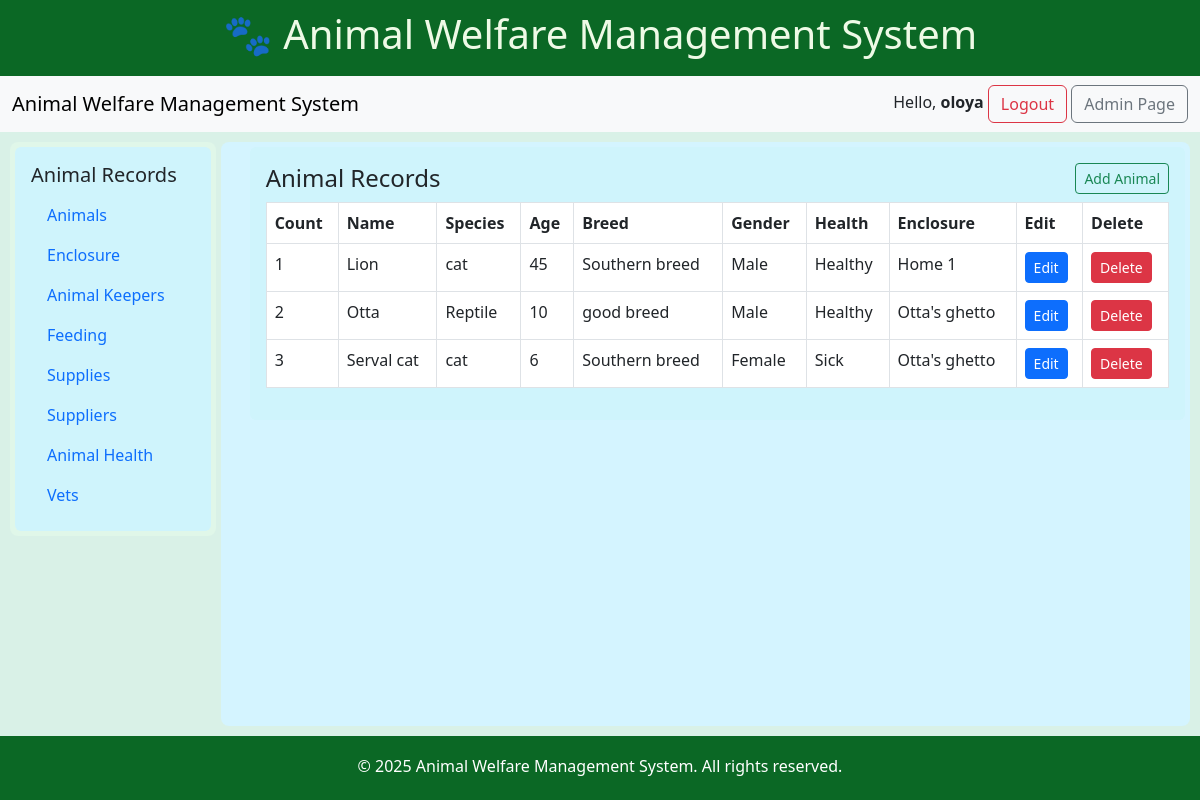
Page /animal_list/ (signed in) on the committed database.
### zoo/models.py (models this page shows, shortened)
class Animal(models.Model):
    name = models.CharField(max_length=100)
    family = models.CharField(max_length=100)
    breed = models.CharField(max_length=100)
    age = models.IntegerField()
    gender = models.CharField(max_length=10, choices=[('Male', 'Male'), ('Female', 'Female')])
    health_status = models.CharField(max_length=100, choices=[('Healthy', 'Healthy'), ('Sick', 'Sick')])
    enclosure = models.ForeignKey('Enclosure', on_delete=models.CASCADE)
    arrival_date = models.DateField()
    date_added = models.DateTimeField(auto_now_add=True)
    class Meta:
        ordering = ['name']

class Enclosure(models.Model):
    name = models.CharField(max_length=100)
    type = models.CharField(max_length=100)
    location = models.CharField(max_length=100)
    description = models.TextField(null=True, blank=True)
    capacity = models.IntegerField()
    curent_occupancy = models.IntegerField(default=0)
    date_added = models.DateTimeField(auto_now_add=True)
    def __str__(self):
        return self.name

### zoo/views.py (the view)
# urls.py: path('animal_list/', views.AnimalListView.as_view(), name='animal_list'),
class AnimalListView(LoginRequiredMixin, View):
    login_url = 'login'  # redirect URL for unauthenticated users
    def get(self, request):
        animals = Animal.objects.all()
        return render(request, 'animal/animal_list.html', {'animals': animals})

### zoo/templates/animal/animal_list.html (shortened to what this page needs)
{% extends "base.html" %}
{% load static %}
{% block content %}
    <div class="content-area flex-grow-1 ms-4 p-3 bg-info-subtle rounded">
        <h4 class="d-flex justify-content-between align-items-center">
            Animal Records
            <a href="{% url 'add_animals' %}" class="btn btn-outline-success btn-sm">Add Animal</a>
        </h4>
        <table class="table table-bordered">
            <thead>
                <tr>
                    <th>Count</th><th>Name</th><th>Species</th><th>Age</th><th>Breed</th>
                    <th>Gender</th><th>Health</th><th>Enclosure</th><th>Edit</th><th>Delete</th>
                </tr>
            </thead>
            <tbody>
                {% for animal in animals %}
                <tr>
                    <td>{{ forloop.counter }}</td>
                    <td>{{ animal.name }}</td>
                    <td>{{ animal.family }}</td>
                    <td>{{ animal.age }}</td>
                    <td>{{ animal.breed }}</td>
                    <td>{{ animal.gender }}</td>
                    <td>{{ animal.health_status }}</td>
                    <td>{{ animal.enclosure }}</td>
                    <td><a href="{% url 'update_animal' animal.id %}" class="btn btn-sm btn-primary">Edit</a></td>
                    <td>
                        <form method="post" action="{% url 'delete_animal' animal.id %}" onsubmit="return confirm('Are you sure you want to delete this record?');">
                            <button type="submit" class="btn btn-sm btn-danger">Delete</button>
                        </form>
                    </td>
                </tr>
                {% endfor %}
            </tbody>
        </table>
    </div>
</div>
{% endblock %}

### zoo/templates/base.html (shortened to what this page needs)
{% load static %}
<!DOCTYPE html>
<html>
<head>
    <link href="https://cdn.jsdelivr.net/npm/bootstrap@5.3.0/dist/css/bootstrap.min.css" rel="stylesheet">
</head>
<body>
    <header>
        <h1>🐾 Animal Welfare Management System</h1>
    </header>
    {% include 'includes/navbar.html' %}
    <div class="main-wrapper">
        <div class="sidebar">
            {% include 'includes/sidebar.html' %}
        </div>
        <div class="content">
            {% block content %}{% endblock %}
        </div>
    {% include 'includes/footer.html' %}
</body>
</html>

### zoo/templates/includes/navbar.html (shortened to what this page needs)
<div class="navbar navbar-expand-lg bg-body-tertiary">
    <div class="container-fluid">
      <a class="navbar-brand" href="">Animal Welfare Management System</a>
      <div>
        <span>Hello, <strong>{{ request.user }}</strong></span>
        <a href="{% url 'logout' %}" class="btn btn-outline-danger">Logout</a>
      {% if request.user.is_staff %}
        <a href="{% url 'admin:index' %}" class="btn btn-outline-secondary">Admin Page</a>
      {% endif %}
    </div>
  </div>
</div>

### zoo/templates/includes/sidebar.html
<div class="p-3 bg-info-subtle rounded">
    <h5>Animal Records</h5>
    <ul class="nav flex-column">
        <li class="nav-item"><a class="nav-link active" href="{% url 'animal_list' %}">Animals</a></li>
        <li class="nav-item"><a class="nav-link" href="{% url 'enclosure_list' %}">Enclosure</a></li>
        <li class="nav-item"><a class="nav-link" href="{% url 'animal_keeper_list' %}">Animal Keepers</a></li>
        <li class="nav-item"><a class="nav-link" href="{% url 'feeding_list' %}">Feeding</a></li>
        <li class="nav-item"><a class="nav-link" href="{% url 'supply_list' %}">Supplies</a></li>
        <li class="nav-item"><a class="nav-link" href="{% url 'supplier_list' %}">Suppliers</a></li>
        <li class="nav-item"><a class="nav-link" href="{% url 'health_check_list' %}">Animal Health</a></li>
        <li class="nav-item"><a class="nav-link" href="{% url 'vet_list' %}">Vets</a></li>
    </ul>
</div>

### zoo/templates/includes/footer.html
{% load static %}
<footer class="mt-auto bg-green text-white text-center">
    <div class="py-2">
        <p class="mb-1">&copy; {% now "Y" %} Animal Welfare Management System. All rights reserved.</p>
    </div>
</footer>

### zoo/templates/base.html (style rules this page uses)
html, body { height: 100%; margin: 0; }
body { display: flex; flex-direction: column; min-height: 100vh; }
header, footer { background-color: #0b6825; color: rgb(238, 250, 230); padding: 10px 20px; text-align: center; }
.main-wrapper { flex: 1; display: grid; grid-template-columns: 0.7fr 3.3fr; gap: 5px; padding: 10px; background-color: #d9f1e7; }
.sidebar { background-color: #e0f7e9; border-radius: 8px; padding: 5px; height: fit-content; }
.content { background-color: #d4f4ff; border-radius: 8px; padding: 5px; min-height: 400px; }

### rows in the picture
Animal: name "Lion", family "cat", age "45", breed "Southern breed", gender "Male", health_status "Healthy", enclosure "Home 1"
Animal: name "Otta", family "Reptile", age "10", breed "good breed", gender "Male", health_status "Healthy", enclosure "Otta's ghetto"
Animal: name "Serval cat", family "cat", age "6", breed "Southern breed", gender "Female", health_status "Sick", enclosure "Otta's ghetto"

### other values in the picture
{{ request.user }} "oloya"
